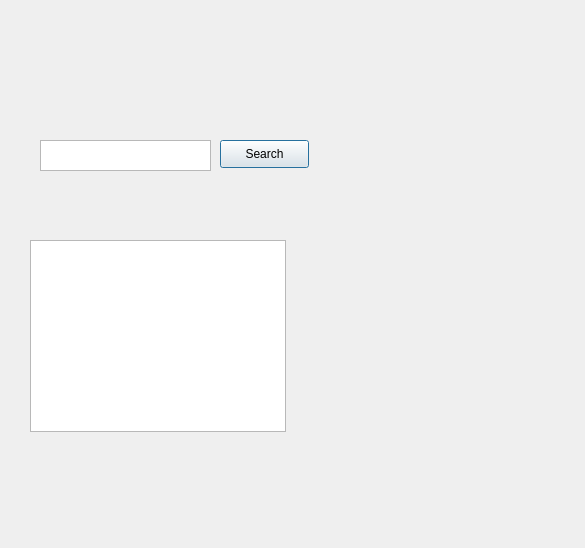
<?xml version="1.0" encoding="UTF-8"?>
<ui version="4.0">
 <class>Dialog</class>
 <widget class="QDialog" name="Dialog">
  <property name="geometry">
   <rect>
    <x>0</x>
    <y>0</y>
    <width>585</width>
    <height>548</height>
   </rect>
  </property>
  <property name="windowTitle">
   <string>Dialog</string>
  </property>
  <widget class="QPushButton" name="pushButton">
   <property name="geometry">
    <rect>
     <x>220</x>
     <y>140</y>
     <width>89</width>
     <height>28</height>
    </rect>
   </property>
   <property name="text">
    <string>Search</string>
   </property>
  </widget>
  <widget class="QPlainTextEdit" name="plainTextEdit">
   <property name="geometry">
    <rect>
     <x>40</x>
     <y>140</y>
     <width>171</width>
     <height>31</height>
    </rect>
   </property>
  </widget>
  <widget class="QListView" name="song_list">
   <property name="geometry">
    <rect>
     <x>30</x>
     <y>240</y>
     <width>256</width>
     <height>192</height>
    </rect>
   </property>
  </widget>
 </widget>
 <resources/>
 <connections/>
</ui>
